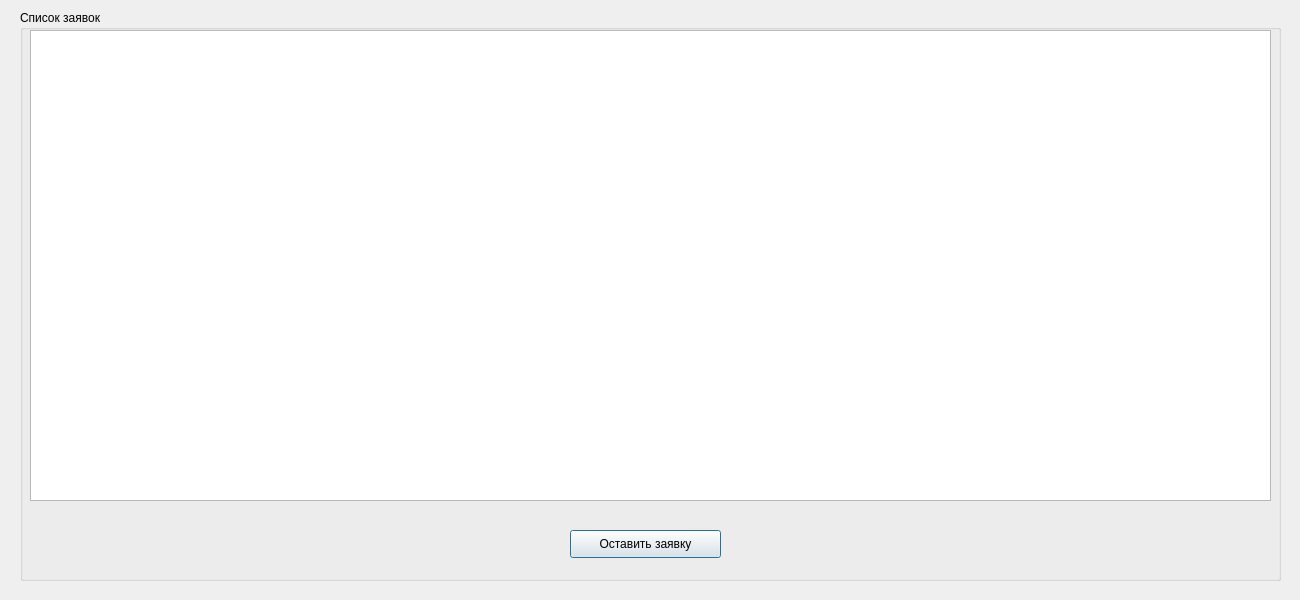
<?xml version="1.0" encoding="UTF-8"?>
<ui version="4.0">
 <class>Employ</class>
 <widget class="QDialog" name="Employ">
  <property name="geometry">
   <rect>
    <x>0</x>
    <y>0</y>
    <width>1300</width>
    <height>600</height>
   </rect>
  </property>
  <property name="windowTitle">
   <string>Активные запросы</string>
  </property>
  <widget class="QGroupBox" name="groupBox">
   <property name="geometry">
    <rect>
     <x>20</x>
     <y>10</y>
     <width>1261</width>
     <height>571</height>
    </rect>
   </property>
   <property name="title">
    <string>Список заявок</string>
   </property>
   <widget class="QTableView" name="tableView">
    <property name="geometry">
     <rect>
      <x>10</x>
      <y>20</y>
      <width>1241</width>
      <height>471</height>
     </rect>
    </property>
   </widget>
   <widget class="QPushButton" name="pushButton">
    <property name="geometry">
     <rect>
      <x>550</x>
      <y>520</y>
      <width>151</width>
      <height>28</height>
     </rect>
    </property>
    <property name="text">
     <string>Оставить заявку</string>
    </property>
   </widget>
  </widget>
 </widget>
 <resources/>
 <connections/>
</ui>
